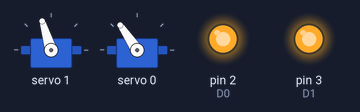
Recording of a sketch running on a simulated Arduino Nano, built with avr-gcc and run on an emulated ATmega328P. On the bench: 2 × servo, output pins drawn as LEDs (lit = HIGH). Random numbers use the default seed unless the sketch sets one.

Above: at 0.42 s.
At 7.82 s:
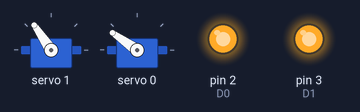
At 10.45 s:
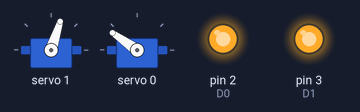
At 17.15 s:
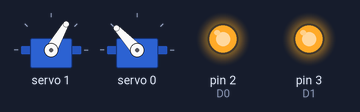
At 24.4 s:
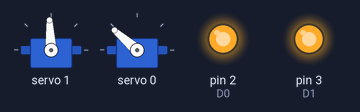
At 32.6 s:
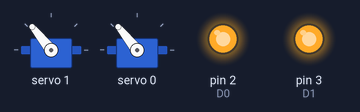
Timing chart, 0 to 40.0 s (numbered marks = the images above):
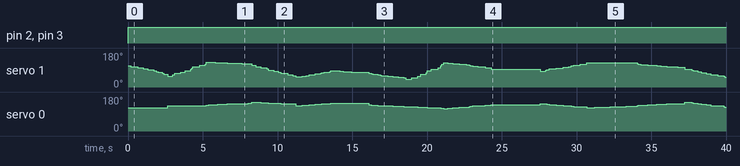

Measured:
- by itself, pin 2 (D0), pin 3 (D1): LOW → HIGH at 0.00 s
- by itself, servo 1: 112° → 107° at 0.19 s, → 102° 0.47 s later, → 97° 0.35 s later, → 92° 0.33 s later, … (120 changes in this stretch)

The sketch:

cat_laser.ino
```cpp
#include <Wire.h>
#include <Adafruit_PWMServoDriver.h>

// called this way, it uses the default address 0x40
Adafruit_PWMServoDriver pwm = Adafruit_PWMServoDriver();
#define SERVOMIN  125 // this is the 'minimum' pulse length count (out of 4096)
#define SERVOMAX  575 // this is the 'maximum' pulse length count (out of 4096)

// our servo # counter
uint8_t servonum = 0;
int D0 = 2; // Left eye
int D1 = 3; // Right eye
/*
 * angleToPulse(int ang)
 * gets angle in degree and returns the pulse width
 * also prints the value on seial monitor
 * written by Ahmad Nejrabi for Robojax, Robojax.com
 */
int angleToPulse(int ang){
   int pulse = map(ang,0, 180, SERVOMIN,SERVOMAX);// map angle of 0 to 180 to Servo min and Servo max
   Serial.print("Angle: ");Serial.print(ang);
   Serial.print(" pulse: ");Serial.println(pulse);
   return pulse;
}


// create a circular tragit with randmess
void base1() {

  int high=130;
  int high_=0;
  int speed_dist;
  speed_dist=random(0,400);
  for( int base =0; base<141; base +=10){
    high_= high+random(-12, 12);
    pwm.setPWM(1, 0, angleToPulse(base) );
    pwm.setPWM(0, 0, angleToPulse(high_) );
    delay(200 + random(0,400));
  }
  for( int base =181; base>1; base -=10){
    high_= high+random(-12, 12);
    pwm.setPWM(1, 0, angleToPulse(base) );
    pwm.setPWM(0, 0, angleToPulse(high_) );
    delay(200 + random(0,400));


  }
}

void traject(){
  int delta_base;
  int delta_high;
  int base;
  int high;
  int base_a=random(30,140);
  int high_a=random(120,160);
  while(true){
    int base_b=random(30,140);
    int high_b=random(120,160);
    for( int i =0; i<10; i +=1){
        delta_base=(base_a - base_b)/10;
        delta_high=(high_a - high_b)/10;
        base=base_a-delta_base*i;
        high=high_a-delta_high*i;
        pwm.setPWM(1, 0, angleToPulse(base) );
        pwm.setPWM(0, 0, angleToPulse(high) );
        delay(random(50,500)); //200
        }
    base_a=base_b;
    high_a=high_b;
  }
}


void setup() {
//  Serial.begin(9600);
//  Serial.println("16 channel Servo test!");
  pinMode(D0, OUTPUT);
  pinMode(D1, OUTPUT);
  pwm.begin();
  pwm.setPWMFreq(60);  // Analog servos run at ~60 Hz updates
}

void loop() {
 digitalWrite(D0, HIGH);   // turn the LED on (HIGH is the voltage level)
 digitalWrite(D1, HIGH);
traject();
// base1();
// digitalWrite(D0, HIGH);   // turn the LED on (HIGH is the voltage level)
// digitalWrite(D1, HIGH);
//  delay(1000);                       // wait for a second
//  digitalWrite(D0, LOW);    // turn the LED off by making the voltage LOW
//  digitalWrite(D1, HIGH);
//  delay(1000);

}
```
